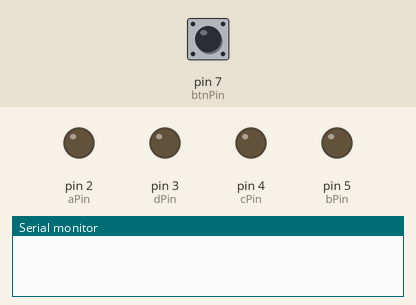
Recording of a sketch running on a simulated Arduino Uno, built with avr-gcc and run on an emulated ATmega328P. Shown: output pins drawn as LEDs (lit = HIGH), the last lines printed to the serial monitor. Dashed ring = blinking. The inputs (shaded band) are chosen by the test bench; at power-on: pin 7 (btnPin) LOW.

Above: at 1.2 s.
1.3 s: pin 7 (btnPin) pulled HIGH for 1 s
At 3.5 s:
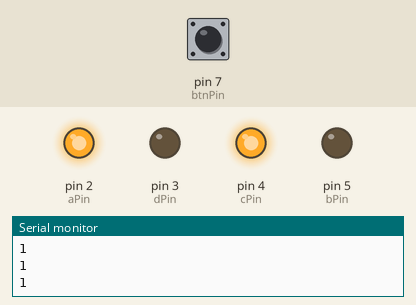
3.8 s: pin 7 (btnPin) pulled HIGH for 0.15 s
At 5.0 s:
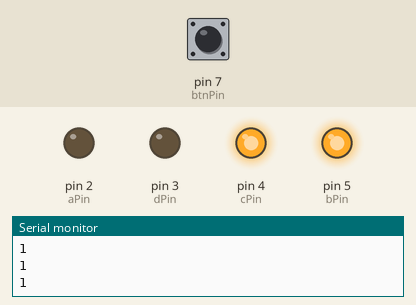
5.5 s: pin 7 (btnPin) pulled HIGH for 0.15 s
At 6.3 s:
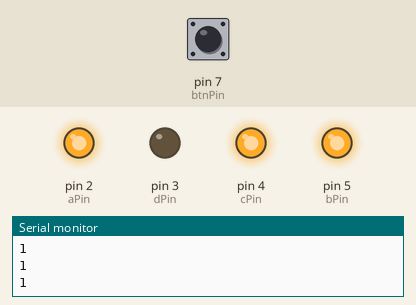
7.2 s: pin 7 (btnPin) pulled HIGH for 3.2 s
At 11.1 s:
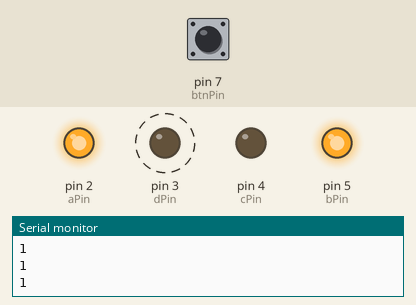
Timing chart, 0 to 12.6 s (numbered marks = the images above; inputs shaded):
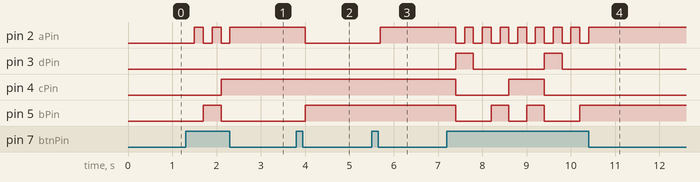

The sketch:

display_7_segmentos_boton.ino
```cpp
int aPin=2;// pin A of ic-display-controler
int bPin=5;
int cPin=4;
int dPin=3;
const int btnPin=7;
int btn=0;
int num=0;

void setup() {
  pinMode(aPin,OUTPUT);
  pinMode(bPin,OUTPUT);
  pinMode(cPin,OUTPUT);
  pinMode(dPin,OUTPUT);
  pinMode(btnPin,INPUT);//
  Serial.begin(9600);


}

void loop() {
  btn = digitalRead(btnPin);
  if(btn == HIGH){
    Serial.println(btn);
    num=num+1;
    delay(200);
    if(num == 10){
      num=0;
    }
    };


  switch (num) {
    case 0:
      digitalWrite(dPin, 0);
      digitalWrite(cPin, 0);
      digitalWrite(bPin, 0);
      digitalWrite(aPin, 0);
      break;
    case 1:
      digitalWrite(dPin, 0);
      digitalWrite(cPin, 0);
      digitalWrite(bPin, 0);
      digitalWrite(aPin, 1);
      break;
    case 2:
      digitalWrite(dPin, 0);
      digitalWrite(cPin, 0);
      digitalWrite(bPin, 1);
      digitalWrite(aPin, 0);
      break;
    case 3:
      digitalWrite(dPin, 0);
      digitalWrite(cPin, 0);
      digitalWrite(bPin, 1);
      digitalWrite(aPin, 1);

      break;
    case 4:
      digitalWrite(dPin, 0);
      digitalWrite(cPin, 1);
      digitalWrite(bPin, 0);
      digitalWrite(aPin, 0);
      break;
    case 5:
      digitalWrite(dPin, 0);
      digitalWrite(cPin, 1);
      digitalWrite(bPin, 0);
      digitalWrite(aPin, 1);
      break;
    case 6:
      digitalWrite(dPin, 0);
      digitalWrite(cPin, 1);
      digitalWrite(bPin, 1);
      digitalWrite(aPin, 0);
      break;
    case 7:
      digitalWrite(dPin, 0);
      digitalWrite(cPin, 1);
      digitalWrite(bPin, 1);
      digitalWrite(aPin, 1);
      break;
    case 8:
      digitalWrite(dPin, 1);
      digitalWrite(cPin, 0);
      digitalWrite(bPin, 0);
      digitalWrite(aPin, 0);
      break;
    case 9:
      digitalWrite(dPin, 1);
      digitalWrite(cPin, 0);
      digitalWrite(bPin, 0);
      digitalWrite(aPin, 1);
      break;
    default:
      // Apagar todo en caso de valor inválido
      digitalWrite(dPin, 1);
      digitalWrite(cPin, 1);
      digitalWrite(bPin, 1);
      digitalWrite(aPin, 1);
      break;
  }


}
```

Measured:
- after the input at 1.3 s, pin 2 (aPin): alternates HIGH for 0.20 s and LOW for 0.20 s, 5 changes in all, then stays HIGH, starting after 0.20 s; pin 4 (cPin): LOW → HIGH after 0.80 s; pin 5 (bPin): LOW → HIGH after 0.40 s, → LOW 0.40 s later
- after the input at 3.8 s, pin 2 (aPin): HIGH → LOW after 0.20 s; pin 5 (bPin): LOW → HIGH after 0.20 s
- after the input at 5.5 s, pin 2 (aPin): LOW → HIGH after 0.20 s
- after the input at 7.2 s, pin 2 (aPin): alternates HIGH for 0.20 s and LOW for 0.20 s, 16 changes in all, then stays HIGH, starting after 0.20 s; pin 3 (dPin): alternates HIGH for 0.40 s and LOW for 1.6 s, 4 changes in all, then stays LOW, starting after 0.20 s
